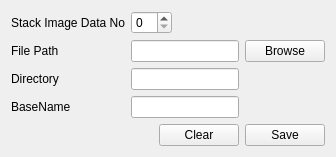
     <widget class="QWidget" name="TabFileSave">
      <attribute name="title">
       <string>File Save</string>
      </attribute>
      <layout class="QFormLayout" name="formLayout_3">
       <item row="0" column="0" colspan="2">
        <layout class="QGridLayout" name="GridLayoutFileSave">
         <item row="1" column="0">
          <widget class="QLabel" name="LabelFileSaveFilePath">
           <property name="text">
            <string>File Path</string>
           </property>
          </widget>
         </item>
         <item row="1" column="2">
          <widget class="QLineEdit" name="LineEditFileSaveFilePath"/>
         </item>
         <item row="1" column="3">
          <widget class="QPushButton" name="PushButtonFileSaveBrowse">
           <property name="text">
            <string>Browse</string>
           </property>
          </widget>
         </item>
         <item row="3" column="0">
          <widget class="QLabel" name="LabelFileSaveDirectory">
           <property name="text">
            <string>Directory</string>
           </property>
          </widget>
         </item>
         <item row="4" column="0">
          <widget class="QLabel" name="LabelFileSaveBaseName">
           <property name="text">
            <string>BaseName</string>
           </property>
          </widget>
         </item>
         <item row="3" column="2">
          <widget class="QLineEdit" name="LineEditFileSaveDirectory">
           <property name="readOnly">
            <bool>false</bool>
           </property>
          </widget>
         </item>
         <item row="4" column="2">
          <widget class="QLineEdit" name="LineEditFileSaveBaseName">
           <property name="readOnly">
            <bool>false</bool>
           </property>
          </widget>
         </item>
         <item row="0" column="2">
          <layout class="QHBoxLayout" name="HorizontalLayoutFileSaveDataNo">
           <item>
            <widget class="QSpinBox" name="SpinBoxFileSaveDataNo"/>
           </item>
           <item>
            <spacer name="HorizontalSpacerDataNo">
             <property name="orientation">
              <enum>Qt::Horizontal</enum>
             </property>
             <property name="sizeHint" stdset="0">
              <size>
               <width>40</width>
               <height>20</height>
              </size>
             </property>
            </spacer>
           </item>
          </layout>
         </item>
         <item row="0" column="0">
          <widget class="QLabel" name="LabelFileSaveDataNo">
           <property name="text">
            <string>Stack Image Data No</string>
           </property>
          </widget>
         </item>
        </layout>
       </item>
       <item row="1" column="0" colspan="2">
        <layout class="QHBoxLayout" name="HorizontalLayoutFileSaveBottom">
         <item>
          <spacer name="HorizontalSpacerFileSaveBottom">
           <property name="orientation">
            <enum>Qt::Horizontal</enum>
           </property>
           <property name="sizeHint" stdset="0">
            <size>
             <width>40</width>
             <height>20</height>
            </size>
           </property>
          </spacer>
         </item>
         <item>
          <widget class="QPushButton" name="PushButtonFileSaveClear">
           <property name="text">
            <string>Clear</string>
           </property>
          </widget>
         </item>
         <item>
          <widget class="QPushButton" name="PushButtonFileSaveSave">
           <property name="text">
            <string>Save</string>
           </property>
          </widget>
         </item>
        </layout>
       </item>
      </layout>
     </widget>
